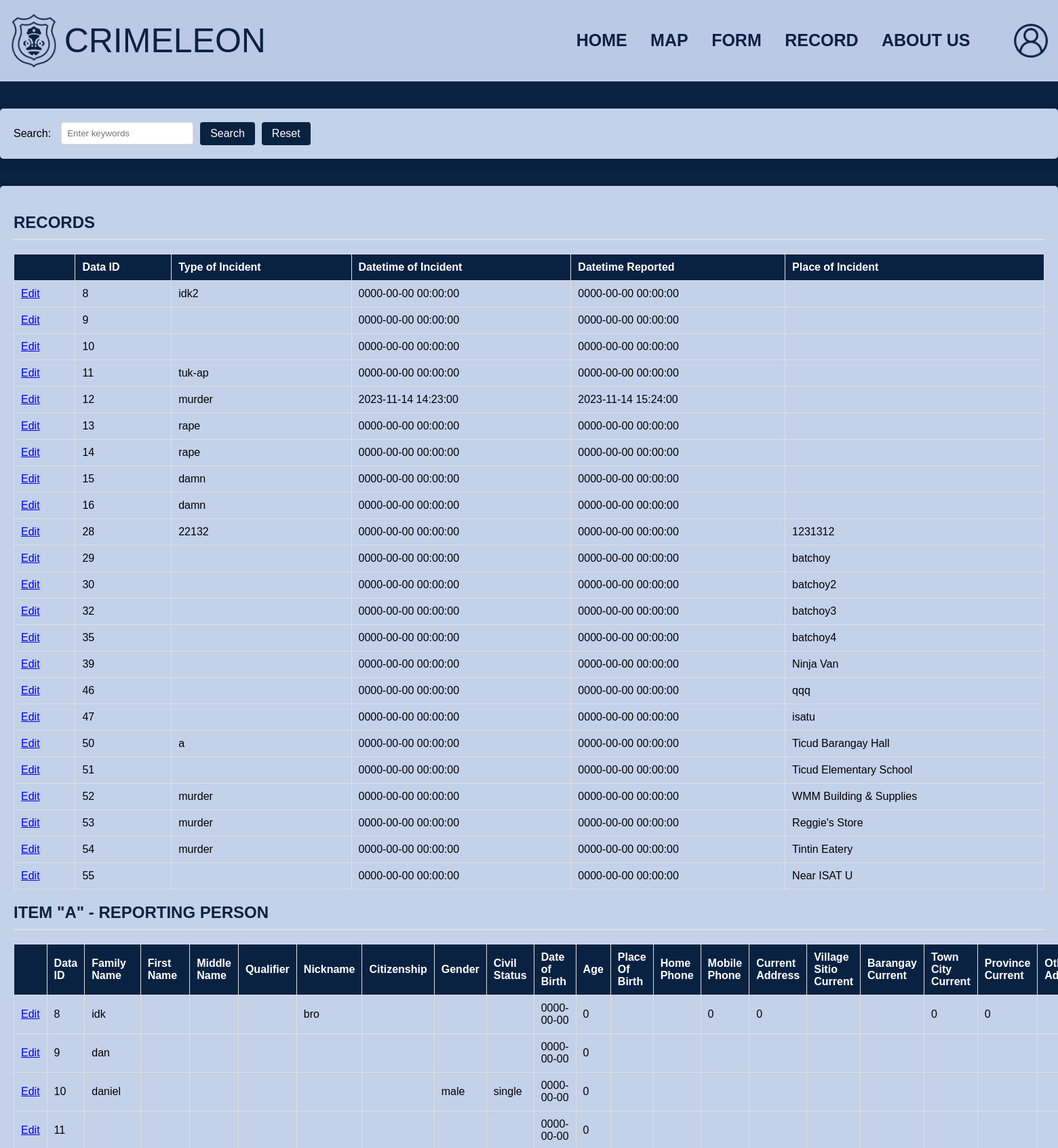
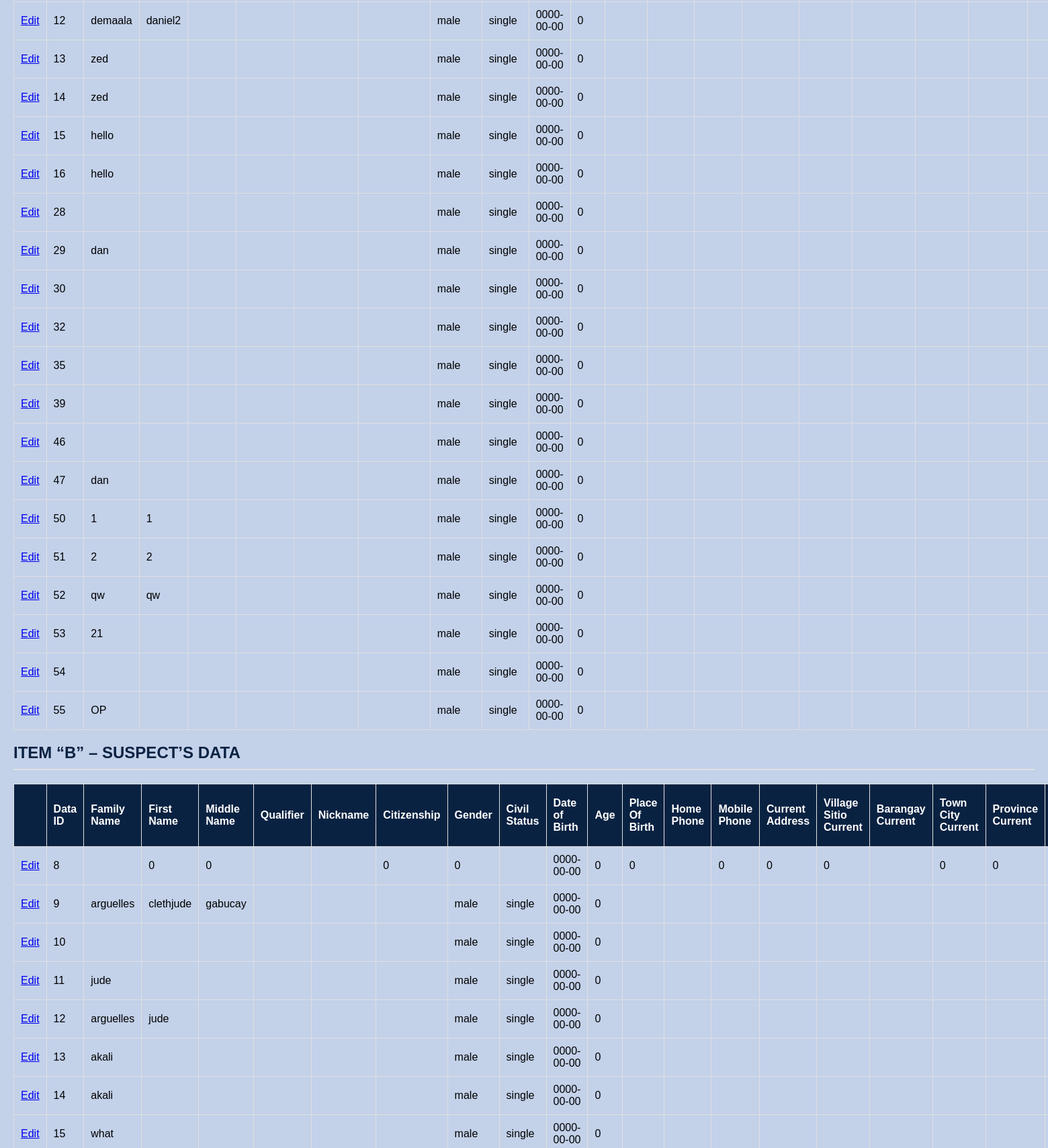
Screenshot of /record.php (upper part) with the database file from the repository (2 pictures, top to bottom).
### tables this page shows
CREATE TABLE `report` (
  `data_id` int(11) NOT NULL,
  `a_family_name` varchar(100) DEFAULT NULL,
  `a_first_name` varchar(100) DEFAULT NULL,
  `a_middle_name` varchar(100) DEFAULT NULL,
  `a_qualifier` varchar(100) DEFAULT NULL,
  `a_nickname` varchar(100) DEFAULT NULL,
  `a_citizenship` varchar(100) DEFAULT NULL,
  `a_gender` varchar(100) DEFAULT NULL,
  `a_civil_status` varchar(100) DEFAULT NULL,
  `a_date_of_birth` date DEFAULT NULL,
  `a_age` int(11) DEFAULT NULL,
  `a_place_of_birth` varchar(100) DEFAULT NULL,
  `a_home_phone` varchar(100) DEFAULT NULL,
  `a_mobile_phone` varchar(100) DEFAULT NULL,
  `a_current_address` varchar(100) DEFAULT NULL,
  `a_village_sitio_current` varchar(100) DEFAULT NULL,
  `a_barangay_current` varchar(100) DEFAULT NULL,
  `a_town_city_current` varchar(100) DEFAULT NULL,
  `a_province_current` varchar(100) DEFAULT NULL,
  `a_other_address` varchar(100) DEFAULT NULL,
  `a_village_sitio_other` varchar(100) DEFAULT NULL,
  `a_barangay_other` varchar(100) DEFAULT NULL,
  `a_town_city_other` varchar(100) DEFAULT NULL,
  `a_province_other` varchar(100) DEFAULT NULL,
  `a_highest_educational_attainment` varchar(100) DEFAULT NULL,
  `a_occupation` varchar(100) DEFAULT NULL,
  `a_id_card_presented` varchar(100) DEFAULT NULL,
  `a_email_address` varchar(100) DEFAULT NULL,
  `b_family_name` varchar(100) DEFAULT NULL,
  `b_first_name` varchar(100) DEFAULT NULL,
  `b_middle_name` varchar(100) DEFAULT NULL,
  `b_qualifier` varchar(100) DEFAULT NULL,
  `b_nickname` varchar(100) DEFAULT NULL,
  `b_citizenship` varchar(100) DEFAULT NULL,
  `b_gender` varchar(100) DEFAULT NULL,
  `b_civil_status` varchar(100) DEFAULT NULL,
  `b_date_of_birth` date DEFAULT NULL,
  `b_age` int(11) DEFAULT NULL,
  `b_place_of_birth` varchar(100) DEFAULT NULL,
  `b_home_phone` varchar(100) DEFAULT NULL,
  `b_mobile_phone` varchar(100) DEFAULT NULL,
  `b_current_address` varchar(100) DEFAULT NULL,
  `b_village_sitio_current` varchar(100) DEFAULT NULL,
  `b_barangay_current` varchar(100) DEFAULT NULL,
  `b_town_city_current` varchar(100) DEFAULT NULL,
  `b_province_current` varchar(100) DEFAULT NULL,
  `b_other_address` varchar(100) DEFAULT NULL,
  `b_village_sitio_other` varchar(100) DEFAULT NULL,
  `b_barangay_other` varchar(100) DEFAULT NULL,
  `b_town_city_other` varchar(100) DEFAULT NULL,
  `b_province_other` varchar(100) DEFAULT NULL,
  `b_highest_educational_attainment` varchar(100) DEFAULT NULL,
  `b_occupation` varchar(100) DEFAULT NULL,
  `b_id_card_presented` varchar(100) DEFAULT NULL,
  `b_email_address` varchar(100) DEFAULT NULL,
  `b_rank` varchar(100) DEFAULT NULL,
  `b_unit_assignment` varchar(100) DEFAULT NULL,
  `b_group_affiliation` varchar(100) DEFAULT NULL,
  `b_criminal_record` varchar(100) DEFAULT NULL,
  `b_status_of_previous_case` varchar(100) DEFAULT NULL,
  `b_height` varchar(100) DEFAULT NULL,
  `b_weight` varchar(100) DEFAULT NULL,
  `b_built` varchar(100) DEFAULT NULL,
  `b_color_of_eyes` varchar(100) DEFAULT NULL,
  `b_description_of_eyes` varchar(100) DEFAULT NULL,
  `b_color_of_hair` varchar(100) DEFAULT NULL,
  `b_description_of_hair` varchar(100) DEFAULT NULL,
  `b_guardian_name` varchar(100) DEFAULT NULL,
  `b_guardian_address` varchar(100) DEFAULT NULL,
  `b_guardian_home_phone` varchar(100) DEFAULT NULL,
  `b_guardian_mobile_phone` varchar(100) DEFAULT NULL,
  `c_family_name` varchar(100) DEFAULT NULL,
  `c_first_name` varchar(100) DEFAULT NULL,
  `c_middle_name` varchar(100) DEFAULT NULL,
  `c_qualifier` varchar(100) DEFAULT NULL,
  `c_nickname` varchar(100) DEFAULT NULL,
  `c_citizenship` varchar(100) DEFAULT NULL,
  `c_gender` varchar(100) DEFAULT NULL,
  `c_civil_status` varchar(100) DEFAULT NULL,
  `c_date_of_birth` date DEFAULT NULL,
  `c_age` int(11) DEFAULT NULL,
  `c_place_of_birth` varchar(100) DEFAULT NULL,
  `c_home_phone` varchar(100) DEFAULT NULL,
  `c_mobile_phone` varchar(100) DEFAULT NULL,
  `c_current_address` varchar(100) DEFAULT NULL,
  `c_village_sitio_current` varchar(100) DEFAULT NULL,
  `c_barangay_current` varchar(100) DEFAULT NULL,
  `c_town_city_current` varchar(100) DEFAULT NULL,
  `c_province_current` varchar(100) DEFAULT NULL,
  `c_other_address` varchar(100) DEFAULT NULL,
  `c_village_sitio_other` varchar(100) DEFAULT NULL,
  `c_barangay_other` varchar(100) DEFAULT NULL,
  `c_town_city_other` varchar(100) DEFAULT NULL,
  `c_province_other` varchar(100) DEFAULT NULL,
  `c_highest_educational_attainment` varchar(100) DEFAULT NULL,
  `c_occupation` varchar(100) DEFAULT NULL,
  `c_id_card_presented` varchar(100) DEFAULT NULL,
  `c_email_address` varchar(100) DEFAULT NULL,
  `type_of_incident` varchar(100) DEFAULT NULL,
  `datetime_of_incident` datetime DEFAULT NULL,
  `datetime_reported` datetime DEFAULT NULL,
  `place_of_incident` varchar(100) DEFAULT NULL,
  `status` varchar(255) DEFAULT 'Pending',
  `narrative` text DEFAULT NULL,
  `administering_officer` varchar(100) DEFAULT NULL,
  `rank_name_of_desk_officer` varchar(100) DEFAULT NULL,
  `blotter_number` varchar(50) DEFAULT NULL,
  `police_station_name` varchar(100) DEFAULT NULL,
  `investigator_on_case` varchar(100) DEFAULT NULL,
  `chief_head_of_office` varchar(100) DEFAULT NULL,
  `latitude` decimal(11,8) DEFAULT NULL,
  `longitude` decimal(11,8) DEFAULT NULL,
  `places` varchar(255) NOT NULL
);

### record.php (the view, shortened to what this page needs)
<?php
require 'config.php';
$conn = new mysqli($servername, $username, $password, $dbname);
$sql = "SELECT * FROM report";
$result = $conn->query($sql);
if (isset($_GET['search']) && !empty($_GET['search'])) {
    $search = $_GET['search'];
    $sql = "SELECT * FROM report WHERE
        data_id LIKE '%$search%' OR
        a_family_name LIKE '%$search%' OR
        a_first_name LIKE '%$search%' OR
        b_family_name LIKE '%$search%' OR
        b_first_name LIKE '%$search%' OR
        c_family_name LIKE '%$search%' OR
        c_first_name LIKE '%$search%' OR
        type_of_incident LIKE '%$search%' OR
        datetime_of_incident LIKE '%$search%' OR
        datetime_reported LIKE '%$search%' OR
        places LIKE '%$search%'";
} else {
    $sql = "SELECT * FROM report";
}
$result = $conn->query($sql);
$data = [];
if ($result->num_rows > 0) {
    while ($row = $result->fetch_assoc()) {
        $data[] = $row;
    }
} else {
    $data = null;
}
?>
<!DOCTYPE html>
<html>
<head>
</head>
<body>
<div class="header">
    <img src="logo2.png" alt="Logo">
    <span class="brand-text">CRIMELEON</span>
    <div class="header-links">
        <a href="police.php">HOME</a>
        <a href="index_police.html">MAP</a>
        <a href="form.php">FORM</a>
        <a href="record.php">RECORD</a>
        <a href="about_p.php">ABOUT US</a>
        <div class="dropdown">
            <img src="logout.png" alt="Logout Icon" style="cursor: pointer; width: 50px; height: 50px;">
        </div>
    </div>
</div>
<div class="content">
    <form method="GET" action="">
        <label for="search">Search:</label>
        <input type="text" id="search" name="search" placeholder="Enter keywords">
        <button type="submit">Search</button>
        <button type="submit">Reset</button>
    </form>
</div>
<div class="content">
    <?php if ($data): ?>
        <h2>RECORDS</h2>
        <table border='1'>
            <tr>
                <th></th>
                <th>Data ID</th>
                <th>Type of Incident</th>
                <th>Datetime of Incident</th>
                <th>Datetime Reported</th>
                <th>Place of Incident</th>
            </tr>
            <?php foreach ($data as $row): ?>
                <tr>
                    <td>
                    <a href="edit.php?id=<?php echo $row['data_id']; ?>">Edit</a>
                    </td>
                    <td><?php echo htmlspecialchars($row["data_id"]); ?></td>
                    <td><?php echo htmlspecialchars($row["type_of_incident"]); ?></td>
                    <td><?php echo htmlspecialchars($row["datetime_of_incident"]); ?></td>
                    <td><?php echo htmlspecialchars($row["datetime_reported"]); ?></td>
                    <td><?php echo htmlspecialchars($row["places"]); ?></td>
                </tr>
            <?php endforeach; ?>
        </table>
        <h2>ITEM "A" - REPORTING PERSON</h2>
        <table border='1'>
            <tr>
                <th></th>
                <th>Data ID</th>
                <th>Family Name</th>
                <th>First Name</th>
                <th>Middle Name</th>
                <th>Qualifier</th>
                <th>Nickname</th>
                <th>Citizenship</th>
                <th>Gender</th>
                <th>Civil Status</th>
                <th>Date of Birth</th>
                <th>Age</th>
                <th>Place Of Birth</th>
                <th>Home Phone</th>
                <th>Mobile Phone</th>
                <th>Current Address</th>
                <th>Village Sitio Current</th>
                <th>Barangay Current</th>
                <th>Town City Current</th>
                <th>Province Current</th>
                <th>Other Address</th>
            </tr>
            <?php foreach ($data as $row): ?>
                <tr>
                    <td>
                    <a href="edit.php?id=<?php echo $row['data_id']; ?>">Edit</a>
                    </td>
                    <td><?php echo htmlspecialchars($row["data_id"]); ?></td>
                    <td><?php echo htmlspecialchars($row["a_family_name"]); ?></td>
                    <td><?php echo htmlspecialchars($row["a_first_name"]); ?></td>
                    <td><?php echo htmlspecialchars($row["a_middle_name"]); ?></td>
                    <td><?php echo htmlspecialchars($row["a_qualifier"]); ?></td>
                    <td><?php echo htmlspecialchars($row["a_nickname"]); ?></td>
                    <td><?php echo htmlspecialchars($row["a_citizenship"]); ?></td>
                    <td><?php echo htmlspecialchars($row["a_gender"]); ?></td>
                    <td><?php echo htmlspecialchars($row["a_civil_status"]); ?></td>
                    <td><?php echo htmlspecialchars($row["a_date_of_birth"]); ?></td>
                    <td><?php echo htmlspecialchars($row["a_age"]); ?></td>
                    <td><?php echo htmlspecialchars($row["a_place_of_birth"]); ?></td>
                    <td><?php echo htmlspecialchars($row["a_home_phone"]); ?></td>
                    <td><?php echo htmlspecialchars($row["a_mobile_phone"]); ?></td>
                    <td><?php echo htmlspecialchars($row["a_current_address"]); ?></td>
                    <td><?php echo htmlspecialchars($row["a_village_sitio_current"]); ?></td>
                    <td><?php echo htmlspecialchars($row["a_barangay_current"]); ?></td>
                    <td><?php echo htmlspecialchars($row["a_town_city_current"]); ?></td>
                    <td><?php echo htmlspecialchars($row["a_province_current"]); ?></td>
                    <td><?php echo htmlspecialchars($row["a_other_address"]); ?></td>
                </tr>
            <?php endforeach; ?>
        </table>
        <h2>ITEM “B” – SUSPECT’S DATA </h2>
        <table border='1'>
            <tr>
                <th></th>
                <th>Data ID</th>
                <th>Family Name</th>
                <th>First Name</th>
                <th>Middle Name</th>
                <th>Qualifier</th>
                <th>Nickname</th>
                <th>Citizenship</th>
                <th>Gender</th>
                <th>Civil Status</th>
                <th>Date of Birth</th>
                <th>Age</th>
                <th>Place Of Birth</th>
                <th>Home Phone</th>
                <th>Mobile Phone</th>
                <th>Current Address</th>
                <th>Village Sitio Current</th>
                <th>Barangay Current</th>
                <th>Town City Current</th>
                <th>Province Current</th>
                <th>Other Address</th>
            </tr>
            <?php foreach ($data as $row): ?>
                <tr>
                    <td>
                    <a href="edit.php?id=<?php echo $row['data_id']; ?>">Edit</a>
                    </td>
                    <td><?php echo htmlspecialchars($row["data_id"]); ?></td>
                    <td><?php echo htmlspecialchars($row["b_family_name"]); ?></td>
                    <td><?php echo htmlspecialchars($row["b_first_name"]); ?></td>
                    <td><?php echo htmlspecialchars($row["b_middle_name"]); ?></td>
                    <td><?php echo htmlspecialchars($row["b_qualifier"]); ?></td>
                    <td><?php echo htmlspecialchars($row["b_nickname"]); ?></td>
                    <td><?php echo htmlspecialchars($row["b_citizenship"]); ?></td>
                    <td><?php echo htmlspecialchars($row["b_gender"]); ?></td>
                    <td><?php echo htmlspecialchars($row["b_civil_status"]); ?></td>
                    <td><?php echo htmlspecialchars($row["b_date_of_birth"]); ?></td>
                    <td><?php echo htmlspecialchars($row["b_age"]); ?></td>
                    <td><?php echo htmlspecialchars($row["b_place_of_birth"]); ?></td>
                    <td><?php echo htmlspecialchars($row["b_home_phone"]); ?></td>
                    <td><?php echo htmlspecialchars($row["b_mobile_phone"]); ?></td>
                    <td><?php echo htmlspecialchars($row["b_current_address"]); ?></td>
                    <td><?php echo htmlspecialchars($row["b_village_sitio_current"]); ?></td>
                    <td><?php echo htmlspecialchars($row["b_barangay_current"]); ?></td>
                    <td><?php echo htmlspecialchars($row["b_town_city_current"]); ?></td>
                    <td><?php echo htmlspecialchars($row["b_province_current"]); ?></td>
                    <td><?php echo htmlspecialchars($row["b_other_address"]); ?></td>
                </tr>
            <?php endforeach; ?>
        </table>
    <?php else: ?>
        <p>No results found.</p>
    <?php endif; ?>
</div>
</head>
<body>

### record.php (style rules this page uses)
body { font-family: 'Lovelo', sans-serif; background-color: #0a2242; margin: 0; padding: 0; }
.header { background-color: #bbc8e6; padding: 20px 0; display: flex; align-items: center; flex-wrap: nowrap; }
.header img { margin-left: 15px; max-height: 80px; }
.brand-text { margin-left: 10px; font-size: 50px; color: #0a2242; vertical-align: middle; }
.header a, .dropdown img { color: #0a2242; text-decoration: none; margin: 0 15px; font-weight: bold; font-size: 25px; transition: color 0.3s; vertical-align: middle; }
.header-links { margin-left: auto; }
.dropdown { position: relative; display: inline-block; }
.content { max-width: 1900px; margin: 40px auto; background: #c3d1e9; padding: 20px; border-radius: 5px; box-shadow: 0 5px 15px rgba(0, 0, 0, 0.1); }
.content h2, .content h3 { color: #0a2242; border-bottom: 2px solid #e0e0e0; padding-bottom: 10px; margin-bottom: 20px; }
table { width: 100%; border-collapse: collapse; margin-bottom: 10px; }
table, th, td { border: 1px solid #e0e0e0; }
th, td { padding: 10px; text-align: left; }
th { background-color: #0a2242; color: #fff; }
tr:nth-child(even) { background-color: #c3d1e9 ; }
.content form { display: flex; align-items: center; gap: 10px; }
.content label { margin-right: 5px; }
.content input[type="text"] { padding: 8px; border: 1px solid #ddd; border-radius: 4px; box-sizing: border-box; }
.content button { font-family: 'Lovelo', sans-serif; padding: 8px 15px; background-color: #0a2242; color: white; border: none; border-radius: 4px; cursor: pointer; font-size: 16px; transition: background-color 0.3s ease; }

### rows the page displays
report: data_id "8", type_of_incident "idk2", datetime_of_incident "0000-00-00 00:00:00", datetime_reported "0000-00-00 00:00:00", a_family_name "idk", a_nickname "bro", a_date_of_birth "0000-00-00", a_age "0", a_mobile_phone "0", a_current_address "0", a_town_city_current "0", a_province_current "0", b_first_name "0", b_middle_name "0", b_citizenship "0", b_gender "0", b_date_of_birth "0000-00-00", b_age "0", b_place_of_birth "0", b_mobile_phone "0", b_current_address "0", b_village_sitio_current "0", b_town_city_current "0", b_province_current "0"
report: data_id "9", datetime_of_incident "0000-00-00 00:00:00", datetime_reported "0000-00-00 00:00:00", a_family_name "dan", a_date_of_birth "0000-00-00", a_age "0", b_family_name "arguelles", b_first_name "clethjude", b_middle_name "gabucay", b_gender "male", b_civil_status "single", b_date_of_birth "0000-00-00", b_age "0"
report: data_id "10", datetime_of_incident "0000-00-00 00:00:00", datetime_reported "0000-00-00 00:00:00", a_family_name "daniel", a_gender "male", a_civil_status "single", a_date_of_birth "0000-00-00", a_age "0", b_gender "male", b_civil_status "single", b_date_of_birth "0000-00-00", b_age "0"
report: data_id "11", type_of_incident "tuk-ap", datetime_of_incident "0000-00-00 00:00:00", datetime_reported "0000-00-00 00:00:00", a_date_of_birth "0000-00-00", a_age "0", b_family_name "jude", b_gender "male", b_civil_status "single", b_date_of_birth "0000-00-00", b_age "0"
report: data_id "12", type_of_incident "murder", datetime_of_incident "2023-11-14 14:23:00", datetime_reported "2023-11-14 15:24:00", a_family_name "demaala", a_first_name "daniel2", a_gender "male", a_civil_status "single", a_date_of_birth "0000-00-00", a_age "0", b_family_name "arguelles", b_first_name "jude", b_gender "male", b_civil_status "single", b_date_of_birth "0000-00-00", b_age "0"
report: data_id "13", type_of_incident "rape", datetime_of_incident "0000-00-00 00:00:00", datetime_reported "0000-00-00 00:00:00", a_family_name "zed", a_gender "male", a_civil_status "single", a_date_of_birth "0000-00-00", a_age "0", b_family_name "akali", b_gender "male", b_civil_status "single", b_date_of_birth "0000-00-00", b_age "0"
report: data_id "14", type_of_incident "rape", datetime_of_incident "0000-00-00 00:00:00", datetime_reported "0000-00-00 00:00:00", a_family_name "zed", a_gender "male", a_civil_status "single", a_date_of_birth "0000-00-00", a_age "0", b_family_name "akali", b_gender "male", b_civil_status "single", b_date_of_birth "0000-00-00", b_age "0"
report: data_id "15", type_of_incident "damn", datetime_of_incident "0000-00-00 00:00:00", datetime_reported "0000-00-00 00:00:00", a_family_name "hello", a_gender "male", a_civil_status "single", a_date_of_birth "0000-00-00", a_age "0", b_family_name "what", b_gender "male", b_civil_status "single", b_date_of_birth "0000-00-00", b_age "0"
report: data_id "16", type_of_incident "damn", datetime_of_incident "0000-00-00 00:00:00", datetime_reported "0000-00-00 00:00:00", a_family_name "hello", a_gender "male", a_civil_status "single", a_date_of_birth "0000-00-00", a_age "0"
report: data_id "28", type_of_incident "22132", datetime_of_incident "0000-00-00 00:00:00", datetime_reported "0000-00-00 00:00:00", places "1231312", a_gender "male", a_civil_status "single", a_date_of_birth "0000-00-00", a_age "0"
report: data_id "29", datetime_of_incident "0000-00-00 00:00:00", datetime_reported "0000-00-00 00:00:00", places "batchoy", a_family_name "dan", a_gender "male", a_civil_status "single", a_date_of_birth "0000-00-00", a_age "0"
report: data_id "30", datetime_of_incident "0000-00-00 00:00:00", datetime_reported "0000-00-00 00:00:00", places "batchoy2", a_gender "male", a_civil_status "single", a_date_of_birth "0000-00-00", a_age "0"
report: data_id "32", datetime_of_incident "0000-00-00 00:00:00", datetime_reported "0000-00-00 00:00:00", places "batchoy3", a_gender "male", a_civil_status "single", a_date_of_birth "0000-00-00", a_age "0"
report: data_id "35", datetime_of_incident "0000-00-00 00:00:00", datetime_reported "0000-00-00 00:00:00", places "batchoy4", a_gender "male", a_civil_status "single", a_date_of_birth "0000-00-00", a_age "0"
report: data_id "39", datetime_of_incident "0000-00-00 00:00:00", datetime_reported "0000-00-00 00:00:00", places "Ninja Van", a_gender "male", a_civil_status "single", a_date_of_birth "0000-00-00", a_age "0"
report: data_id "46", datetime_of_incident "0000-00-00 00:00:00", datetime_reported "0000-00-00 00:00:00", places "qqq", a_gender "male", a_civil_status "single", a_date_of_birth "0000-00-00", a_age "0"
report: data_id "47", datetime_of_incident "0000-00-00 00:00:00", datetime_reported "0000-00-00 00:00:00", places "isatu", a_family_name "dan", a_gender "male", a_civil_status "single", a_date_of_birth "0000-00-00", a_age "0"
report: data_id "50", type_of_incident "a", datetime_of_incident "0000-00-00 00:00:00", datetime_reported "0000-00-00 00:00:00", places "Ticud Barangay Hall", a_family_name "1", a_first_name "1", a_gender "male", a_civil_status "single", a_date_of_birth "0000-00-00", a_age "0"
report: data_id "51", datetime_of_incident "0000-00-00 00:00:00", datetime_reported "0000-00-00 00:00:00", places "Ticud Elementary School", a_family_name "2", a_first_name "2", a_gender "male", a_civil_status "single", a_date_of_birth "0000-00-00", a_age "0"
report: data_id "52", type_of_incident "murder", datetime_of_incident "0000-00-00 00:00:00", datetime_reported "0000-00-00 00:00:00", places "WMM Building & Supplies", a_family_name "qw", a_first_name "qw", a_gender "male", a_civil_status "single", a_date_of_birth "0000-00-00", a_age "0"
report: data_id "53", type_of_incident "murder", datetime_of_incident "0000-00-00 00:00:00", datetime_reported "0000-00-00 00:00:00", places "Reggie's Store", a_family_name "21", a_gender "male", a_civil_status "single", a_date_of_birth "0000-00-00", a_age "0"
report: data_id "54", type_of_incident "murder", datetime_of_incident "0000-00-00 00:00:00", datetime_reported "0000-00-00 00:00:00", places "Tintin Eatery", a_gender "male", a_civil_status "single", a_date_of_birth "0000-00-00", a_age "0"
report: data_id "55", datetime_of_incident "0000-00-00 00:00:00", datetime_reported "0000-00-00 00:00:00", places "Near ISAT U", a_family_name "OP", a_gender "male", a_civil_status "single", a_date_of_birth "0000-00-00", a_age "0"
